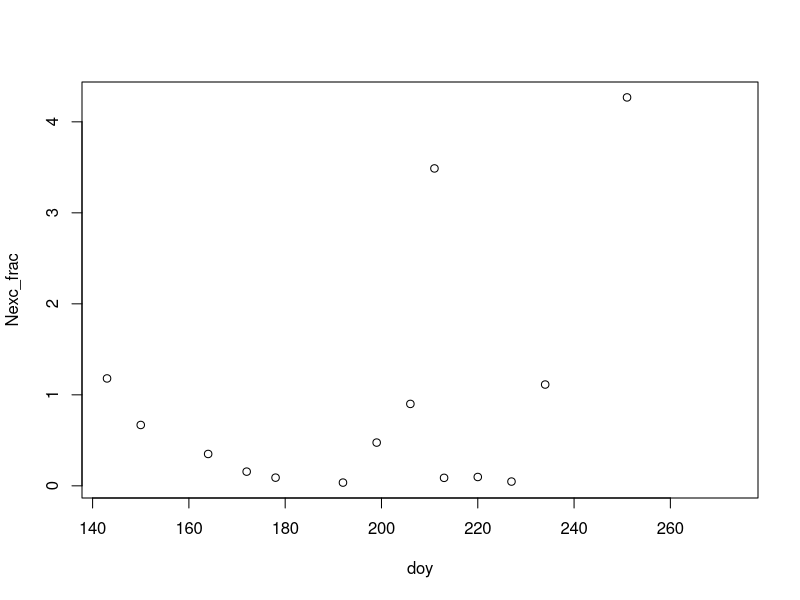
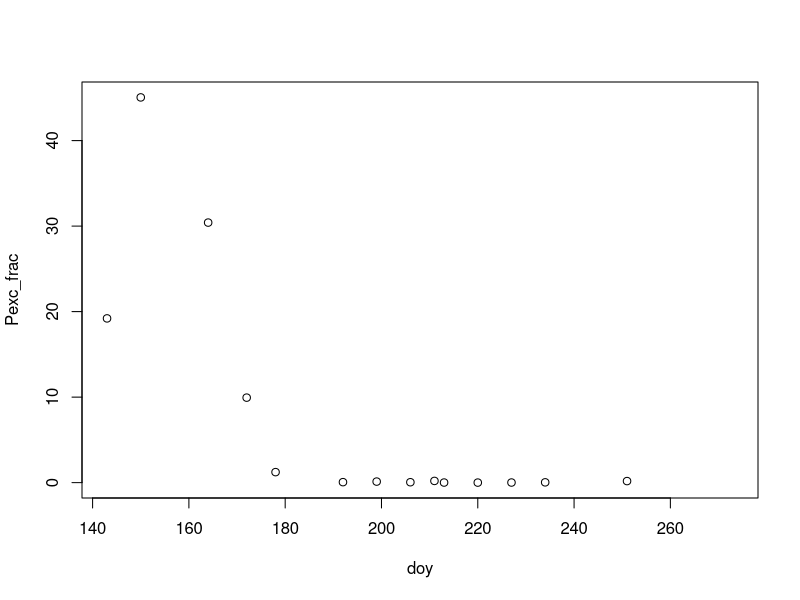
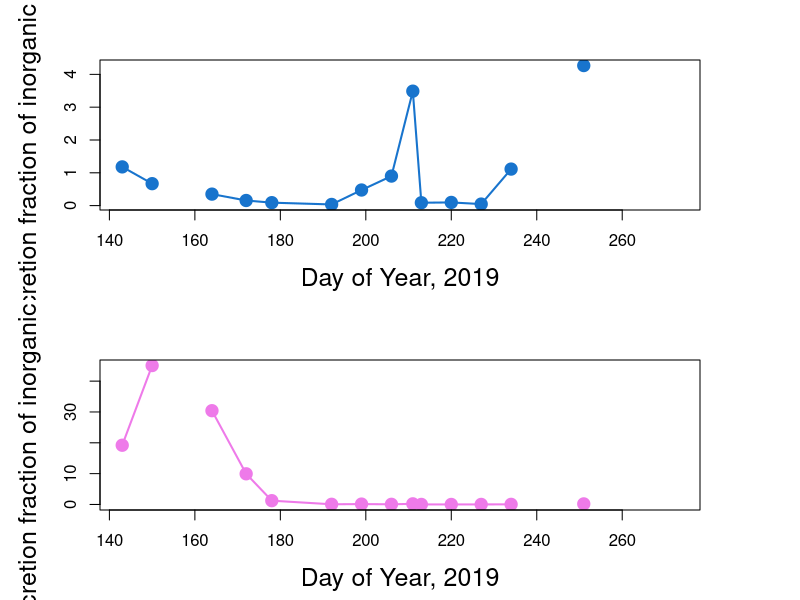
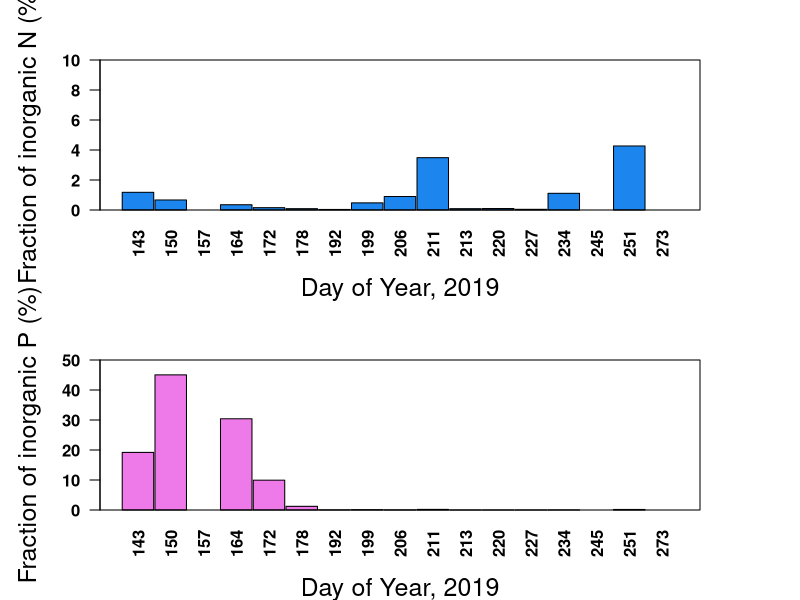
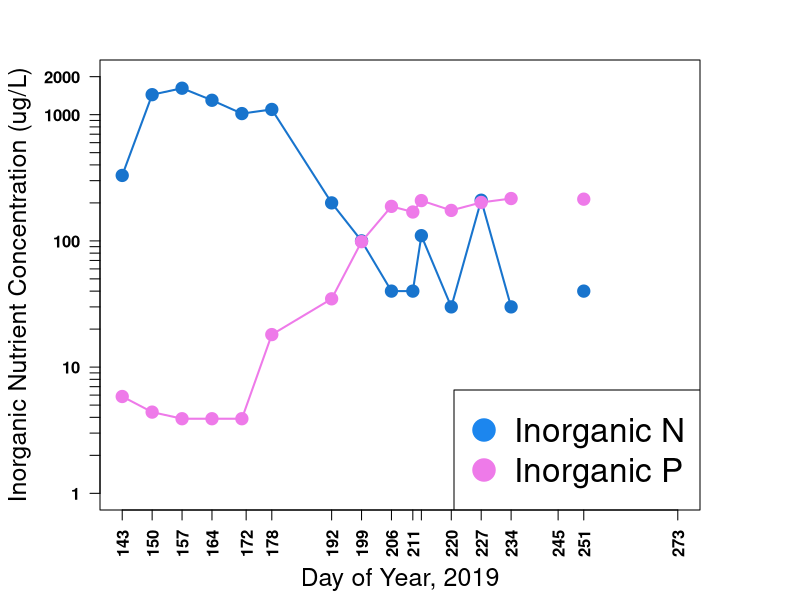
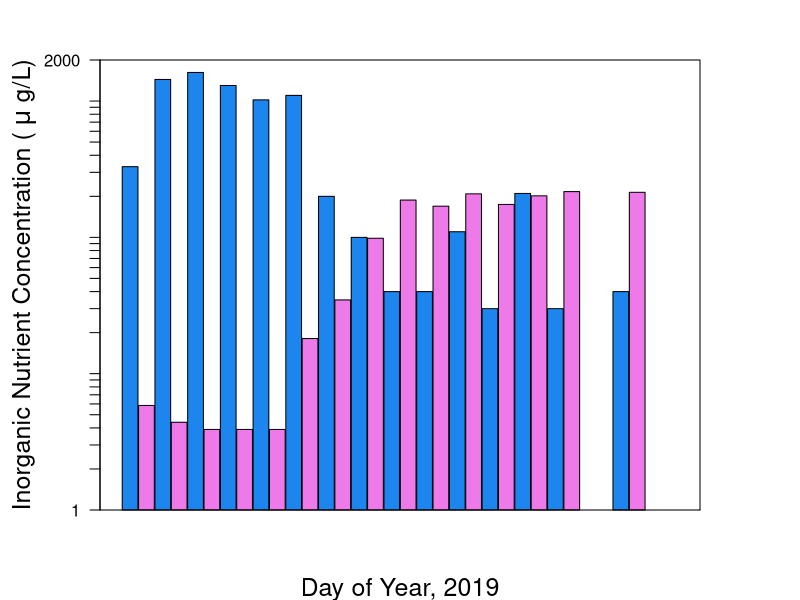

Reproduce these figures in R, in order.
# GV Figure 3 - Excretion flux & percentage of nutrient stocks # 
setwd("C:/Users/Tyler/Box Sync/Butts_Scripts/GV Grazing/chapter1-plankton-func/Derived Datasets") #desktop
setwd("C:/Users/Owner/Box/Butts_Scripts/GV Grazing/chapter1-plankton-func/Derived Datasets") #desktop


library(tidyverse)
library(magrittr)

# load in data 
gv_exc = read_csv('gv19_excretion.csv')
gv_stocks = read_csv('gv19_nutrientstocks.csv')

# Excretion rates compared to inorganic N and P (A); Excretion rates compared to inorganic N:P molar ratio (up or down?)
gv_exc
gv_stocks


gv_stocks %<>% select(doy, SRP_ugL, NOx_mgL, microcystin_ugL, orgP_ugL, orgN_mgL) # select variables we want to compare
gv_exc %<>% select(doy, N_excrete_sum_d, P_excrete_sum_d) %>%
  rename(Nexc = N_excrete_sum_d, 
         Pexc = P_excrete_sum_d) %>% 
  mutate(Nexc = Nexc/1000) %>% #convert ug to mg
  as_tibble()
gv_frac = left_join(gv_exc, gv_stocks, by = 'doy')
gv_frac

gv_frac2 = gv_frac %>%
  mutate(Nexc_frac = (Nexc/NOx_mgL)*100, 
         Pexc_frac = (Pexc/SRP_ugL)*100) %>%
  select(doy, Nexc_frac, Pexc_frac, SRP_ugL, NOx_mgL) %>%
  as_tibble()
gv_frac2
# Make a dataframe reflecting the NA for DOY 157 and copy doy 171 to make a DOY 172 to be consistent with fig. 2
doy = c(157, 172)
Nexc_frac = c(NA, 0.156)
Pexc_frac = c(NA, 9.94)
SRP_ugL = c(NA, 3.9)
NOx_mgL = c(NA, 1.02)
replace = data.frame(doy, Nexc_frac, Pexc_frac, SRP_ugL, NOx_mgL)
replace

gv_frac2 = rbind(gv_frac2, replace)
gv_frac2
gv_frac2 %<>% arrange (doy) %>% filter(!(doy == 171))
gv_frac2

plot(Nexc_frac~doy, data = gv_frac2) #no frills plot 
# Nexc, in this case, is NH4 but I'm comparing it to inorganic N which is just NOx...I feel I can't do that but will for now...
plot(Pexc_frac~doy, data = gv_frac2) #no frills plot 

# 2x1 plot; A = Nitrogen, B = Phosphorus
windows(height= 12, width = 10)
par(mai=c(0.9,1,0.6,1), mfrow = c(2,1))

# Need better y-axis name and a barplot makes more sense here 
plot(gv_frac2$doy, gv_frac2$Nexc_frac, type = "o", lwd = 2, 
     pch = 19, col = "dodgerblue3",
     ylab = "Excretion fraction of inorganic N (%)", xlab = "Day of Year, 2019", cex = 1.5, cex.lab = 1.5)
plot(gv_frac2$doy, gv_frac2$Pexc_frac, type = 'o', lwd = 2, 
     pch = 19, col = 'orchid2', 
     ylab = 'Excretion fraction of inorganic P (%)', xlab = "Day of Year, 2019", cex = 1.5, cex.lab = 1.5)

# Barplot 
gv_frac2

windows(height= 12, width = 10)
par(mai=c(0.9,1,0.6,1), mfrow = c(2,1))

#N
Nexc_plot = gv_frac2 %>%
  select(doy, Nexc_frac) %>%
  pivot_wider(names_from = doy, 
              values_from = Nexc_frac) %>%
  as.data.frame()

Nexc_plot
row.names(Nexc_plot) <- 'Nexcretion_precent'
Nexc_plot.m = as.matrix(Nexc_plot)
Nexc_plot.m

barplot(Nexc_plot.m, ylim = c(0,10),
        col = 'dodgerblue2', space = 0.04,
        border = 'black', font.axis=2, las=2)
box()
mtext('Fraction of inorganic N (%)', side = 2, line=3, cex=1.5)
mtext('Day of Year, 2019', side =1, line = 3.5, cex=1.5)

#P
Pexc_plot = gv_frac2 %>%
  select(doy, Pexc_frac) %>%
  pivot_wider(names_from = doy, 
              values_from = Pexc_frac) %>%
  as.data.frame()

Pexc_plot
row.names(Pexc_plot) <- 'Pexcretion_precent'
Pexc_plot.m = as.matrix(Pexc_plot)
Pexc_plot.m

barplot(Pexc_plot.m, ylim = c(0,50),
        col = 'orchid2', space = 0.04,
        border = 'black', font.axis=2, las=2)
box()
mtext('Fraction of inorganic P (%)', side = 2, line=3, cex=1.5)
mtext('Day of Year, 2019', side =1, line = 3.5, cex=1.5)

# Side plot of inorganic N & P dynamics over the course of the summer 
gv_stocks

windows(height= 6, width = 10)
par(mai=c(0.9,1,0.6,1))

inorg = gv_stocks %>% 
  select(doy, SRP_ugL, NOx_mgL) %>%
  mutate(N = NOx_mgL*1000) %>%
  rename(P = SRP_ugL) %>%
  select(doy, N, P) %>%
  as_tibble()
inorg

# Time Series # 
windows(height= 6, width = 10)
par(mai=c(0.9,1,0.6,1))

plot(inorg$doy, log10(inorg$N), type = "o", lwd = 2, yaxt='n', xaxt='n', xlim = c(143, 273), 
     pch = 19, col = "dodgerblue3", ylim = c(log10(1), log10(2000)),
     ylab = "", xlab = "Day of Year, 2019", cex = 1.5, cex.lab = 1.5)
mtext('Inorganic Nutrient Concentration (ug/L)', side = 2, line = 3.5, cex = 1.5)
points(inorg$doy, log10(inorg$P), 
       type = "o", lwd = 2, col = "orchid2", pch = 19, cex = 1.5)
legend("bottomright", legend = c("Inorganic N", "Inorganic P"),
       pch = 19, pt.cex = 3, col = c('dodgerblue2', 'orchid2'), cex =2)
axis(side=2,
     at=c(log10(1),
          log10(2),log10(3),log10(4),log10(5),log10(6),log10(7),log10(8),log10(9),log10(10),
          log10(20),log10(30),log10(40),log10(50),log10(60),log10(70),log10(80),log10(90),log10(100),
          log10(200), log10(300), log10(400), log10(500), log10(600), log10(700), log10(800), log10(900), log10(1000), log10(2000)), #Where the tick marks should be drawn
     labels = c('1', '', '','','','','','','','10','','','','','','','','','100', '', '', '','','','','','','1000','2000'), las=2, font = 2)
axis(side=1, 
     at=c(143, 150, 157, 164, 172, 178, 192, 199, 206,211,213,
            220, 227, 234, 245, 251, 273), 
     labels = c('143', '150', '157', '164', '172', '178', '192', '199', '206','211','213',
                '220', '227', '234', '245', '251', '273'), las=2, font.axis=2)

# Barplot # 
inorg

inorg_long = inorg %>%
  pivot_longer(!doy, names_to = "nutrient", values_to = "conc") %>%
  as.data.frame()
inorg_long

windows(height= 6, width = 10)
par(mai=c(0.9,1,0.6,1))
barplot(log10(inorg_long$conc), ylim = c(log10(1),log10(2000)),
        col = c('dodgerblue2', 'orchid2'), space = 0.04,
        border = 'black', font.axis=2, las=2, yaxt= 'n', beside = T)
box()
mtext(text = expression('Inorganic Nutrient Concentration'~'('~mu~'g/L)'), side = 2, line=3, cex=1.5)
mtext('Day of Year, 2019', side =1, line = 3.5, cex=1.5)
axis(side=2,
     at=c(log10(1),
          log10(2),log10(3),log10(4),log10(5),log10(6),log10(7),log10(8),log10(9),log10(10),
          log10(20),log10(30),log10(40),log10(50),log10(60),log10(70),log10(80),log10(90),log10(100),
          log10(200), log10(300), log10(400), log10(500), log10(600), log10(700), log10(800), log10(900), log10(1000), log10(2000)), #Where the tick marks should be drawn
     labels = c('1', '', '','','','','','','','10','','','','','','','','','100', '', '', '','','','','','','1000','2000'), las=2)
axis(side=1, 
     at=c(143, 150, 157, 164, 172, 178, 192, 199, 206,211,213,
          220, 227, 234, 245, 251, 273), 
     labels = c('143', '150', '157', '164', '172', '178', '192', '199', '206','211','213',
                '220', '227', '234', '245', '251', '273'), las=2, font.axis=2)
